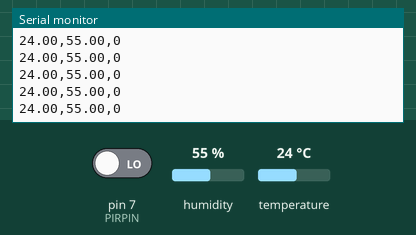
Bench run of a sketch on a simulated Arduino Uno, built with avr-gcc and run on an emulated ATmega328P. Shown: the last lines printed to the serial monitor. Inputs (shaded band) come from the test bench; at power-on: humidity 55 %, pin 7 (PIRPIN) LOW, temperature 24 °C.

Above: at 1.2 s.
1.3 s: humidity set to 22 %
At 2.21 s:
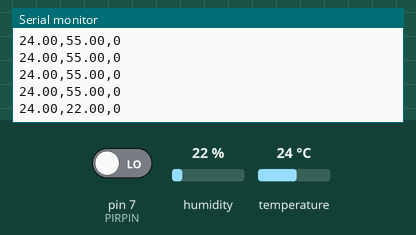
2.8 s: pin 7 (PIRPIN) driven HIGH
At 3.01 s:
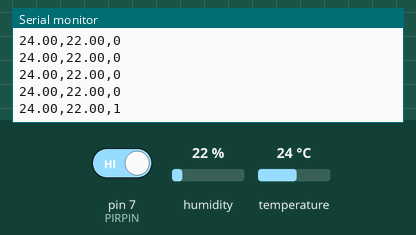
4.3 s: temperature set to 12 °C
At 4.44 s:
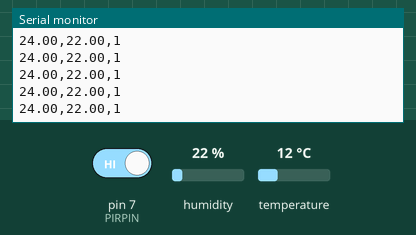
5.8 s: pin 7 (PIRPIN) driven LOW
At 6.06 s:
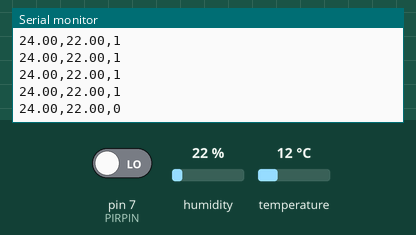
7.3 s: humidity set to 40 %
At 8.09 s:
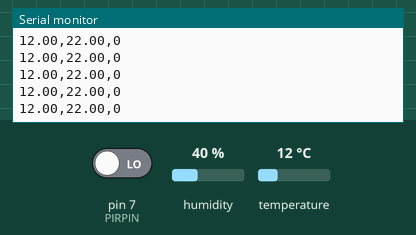
Timing chart, 0 to 9.8 s (numbered marks = the images above; inputs shaded):
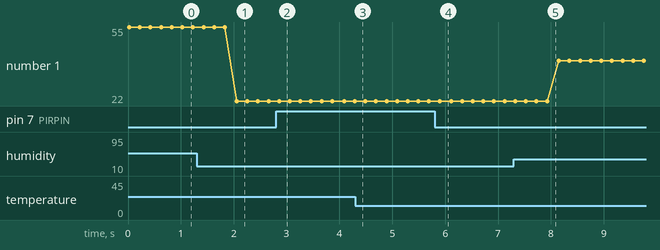

The sketch:

IOT_SKETCH.ino
```cpp
#include "DHT.h"

#define DHTPIN 2
#define DHTTYPE DHT11
#define PIRPIN 7

DHT dht(DHTPIN, DHTTYPE);
bool motionDetected = false;

void setup() {
  Serial.begin(9600);
  dht.begin();
  pinMode(PIRPIN, INPUT);
}

void loop() {
  float h = dht.readHumidity();
  float t = dht.readTemperature();
  int motion = digitalRead(PIRPIN);

  if (motion == HIGH) {
    motionDetected = true;
  } else {
    motionDetected = false;
  }

  // Send data to Python
  Serial.print(t);
  Serial.print(",");
  Serial.print(h);
  Serial.print(",");
  Serial.println(motionDetected ? "1" : "0");

  delay(200);
}
```

Measured:
- after the input at 1.3 s, the serial monitor: prints a new line after 0.76 s (image 1)
- after the input at 2.8 s, the serial monitor: prints a new line after 0.06 s (image 2)
- after the input at 5.8 s, the serial monitor: prints a new line after 0.10 s (image 4)
- plotted number 1: 55 → 22 after the input at 1.3 s, 22 → 40 after the input at 7.3 s
